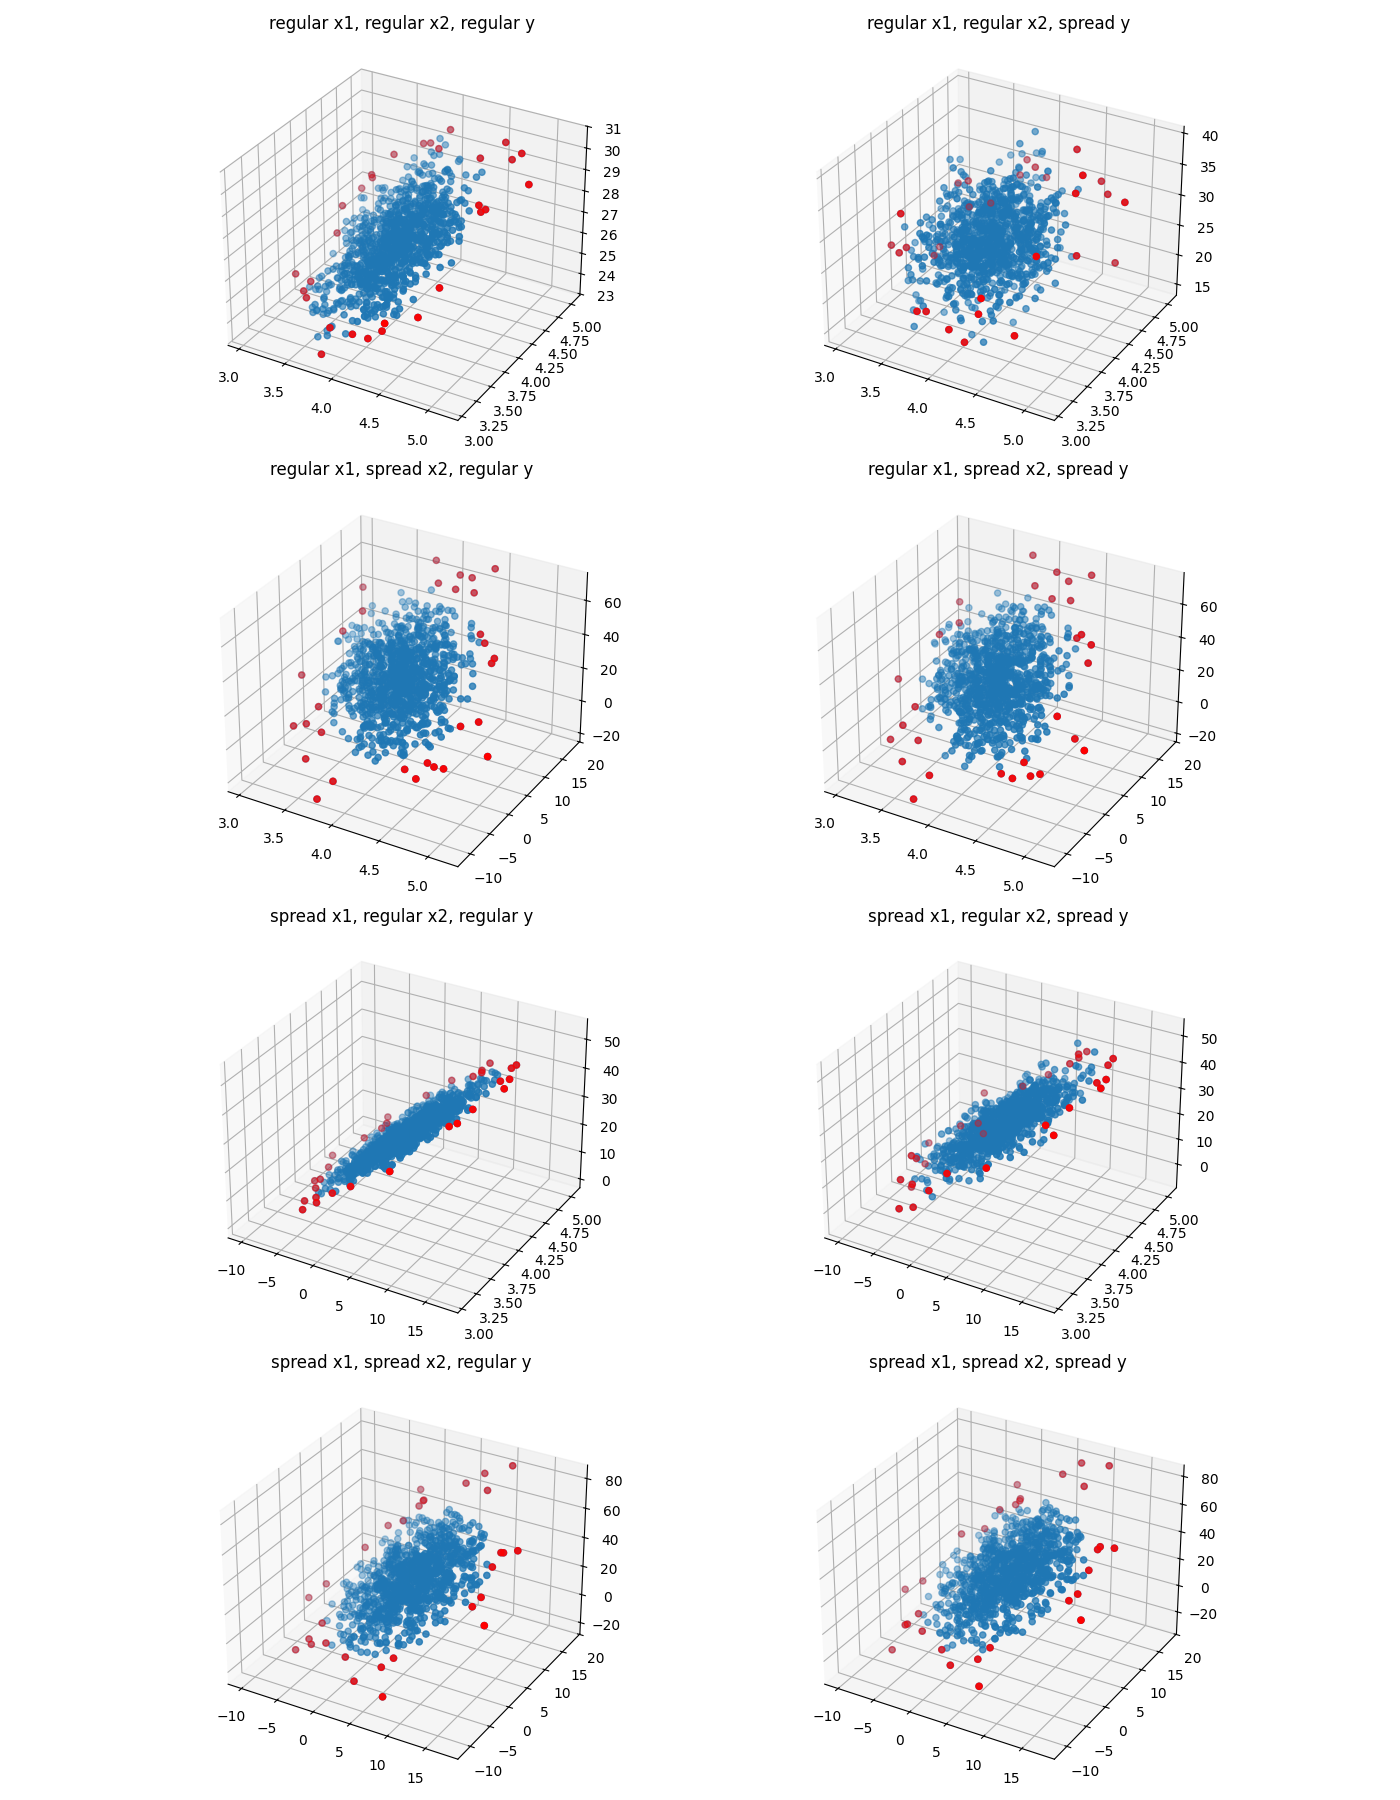

Source code (Python):
import numpy as np
import matplotlib.pyplot as plt

a = 2
b = 3
c = 2.7
SIZE = 1000

mu = 4
var = 0.3
big_var = 4

def leverage_scores(x):
    X = np.vstack((np.ones(SIZE), x)).T
    U, _, _ = np.linalg.svd(X, full_matrices=False)
    h = np.sum(U**2, axis=1)
    return h


regular_x1 = np.random.normal(loc=mu, scale=var, size=SIZE)
spread_x1 = np.random.normal(loc=mu, scale=big_var, size=SIZE)
regular_x2 = np.random.normal(loc=mu, scale=var, size=SIZE)
spread_x2 = np.random.normal(loc=mu, scale=big_var, size=SIZE)
regular_epsilon = np.random.normal(loc=mu, scale=var, size=SIZE)
spread_epsilon = np.random.normal(loc=mu, scale=big_var, size=SIZE)



fig, axs = plt.subplots(
    nrows=4, ncols=2,
    figsize=(14, 18),               # wider and taller for 8 subplots
    subplot_kw={'projection': '3d'}
)
axs.flatten()
places = [[0,0],[0,1],[1,0],[1,1],[2,0],[2,1],[3,0],[3,1]]
index = 0
for x1,x1_type in [(regular_x1,"regular"),(spread_x1,"spread")]:
    for x2,x2_type in [(regular_x2,"regular"),(spread_x2,"spread")]:
        for epsilon,epsilon_type in [(regular_epsilon,"regular"),(spread_epsilon,"spread")]:
            y = a*x1 + b*x2 + c + epsilon

            print(np.isnan(x1).any(), np.isnan(x2).any(), np.isnan(y).any())
            print(np.isinf(x1).any(), np.isinf(x2).any(), np.isinf(y).any())

            h = leverage_scores(np.vstack((x1,x2)))
            high_idx = np.argsort(h)[-30:]
            i, j = places[index]
            axs[i,j].scatter(x1,x2,y, label='Data')
            axs[i,j].scatter(x1[high_idx],
                               x2[high_idx],
                               y[high_idx],
                               color='red',
                               label='High Leverage')
            axs[i,j].set_title(f'{x1_type} x1, {x2_type} x2, {epsilon_type} y')
            # axs[i,j].legend()
            index+=1

plt.tight_layout()
plt.savefig("Lab2/ex1_3D.png")

